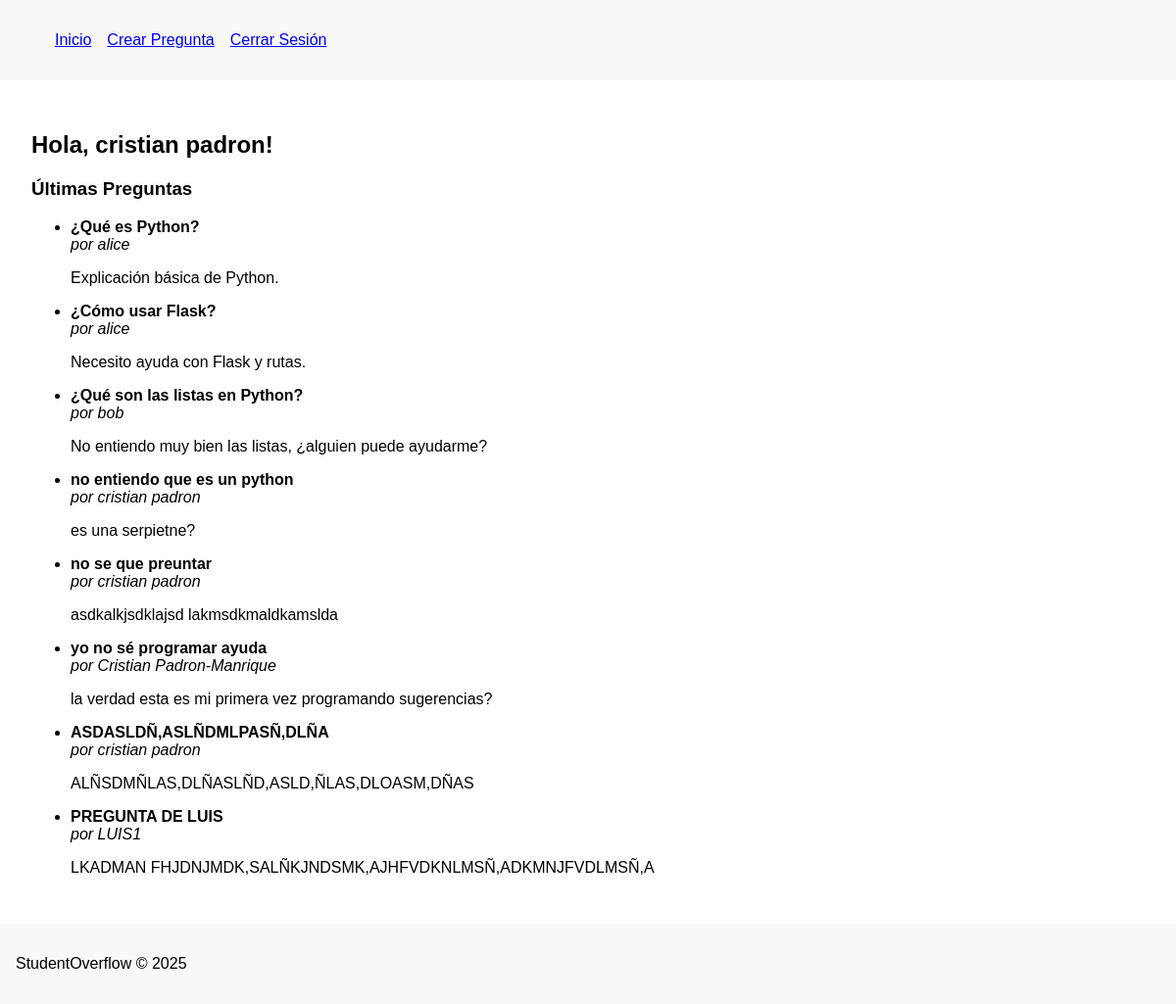
Screenshot of / (signed in) with the database file from the repository.
### app/models.py (models this page shows, shortened)
class User(db.Model, UserMixin):
    __tablename__ = 'users'
    id = db.Column(db.Integer, primary_key=True)
    username = db.Column(db.String(50), unique=True, nullable=False)
    email = db.Column(db.String(120), unique=True, nullable=False)
    password = db.Column(db.String(200), nullable=False)
    questions = db.relationship('Question', backref='author', lazy=True)

class Question(db.Model):
    __tablename__ = 'questions'
    id = db.Column(db.Integer, primary_key=True)
    title = db.Column(db.String(200), nullable=False)
    body = db.Column(db.Text, nullable=False)
    user_id = db.Column(db.Integer, db.ForeignKey('users.id'), nullable=False)
    answers = db.relationship('Answer', backref='question', lazy=True)

### app/routes.py (the view)
@main.route('/')
def index():
    if current_user.is_authenticated:
        questions = Question.query.all()
        return render_template('dashboard.html', questions=questions)
    return render_template('index.html')

### app/routes.py (called while the page is built)
@login_manager.user_loader
def load_user(user_id):
    return User.query.get(int(user_id))

### app/templates/dashboard.html
{% extends "base.html" %}
{% block content %}
<h2>Hola, {{ current_user.username }}!</h2>
<h3>Últimas Preguntas</h3>
<ul>
    {% for q in questions %}
        <li>
            <strong>{{ q.title }}</strong><br>
            <em>por {{ q.author.username }}</em>
            <p>{{ q.body }}</p>
        </li>
    {% endfor %}
</ul>
{% endblock %}

### app/static/css/styles.css (style rules this page uses)
body { font-family: Arial, sans-serif; margin: 0; padding: 0; }

### rows the page displays
User: username "cristian padron"
Question: title "¿Qué es Python?", author.username "alice", body "Explicación básica de Python."
Question: title "¿Cómo usar Flask?", author.username "alice", body "Necesito ayuda con Flask y rutas."
Question: title "¿Qué son las listas en Python?", author.username "bob", body "No entiendo muy bien las listas, ¿alguien puede ayudarme?"
Question: title "no entiendo que es un python", author.username "cristian padron", body "es una serpietne?"
Question: title "no se que preuntar", author.username "cristian padron", body "asdkalkjsdklajsd lakmsdkmaldkamslda"
Question: title "yo no sé programar ayuda", author.username "Cristian Padron-Manrique", body "la verdad esta es mi primera vez programando sugerencias?"
Question: title "ASDASLDÑ,ASLÑDMLPASÑ,DLÑA", author.username "cristian padron", body "ALÑSDMÑLAS,DLÑASLÑD,ASLD,ÑLAS,DLOASM,DÑAS"
Question: title "PREGUNTA DE LUIS", author.username "LUIS1", body "LKADMAN FHJDNJMDK,SALÑKJNDSMK,AJHFVDKNLMSÑ,ADKMNJFVDLMSÑ,A"
